Frame 1 (no input): blank canvas, image omitted
Frame 60 (no input): blank canvas, image omitted
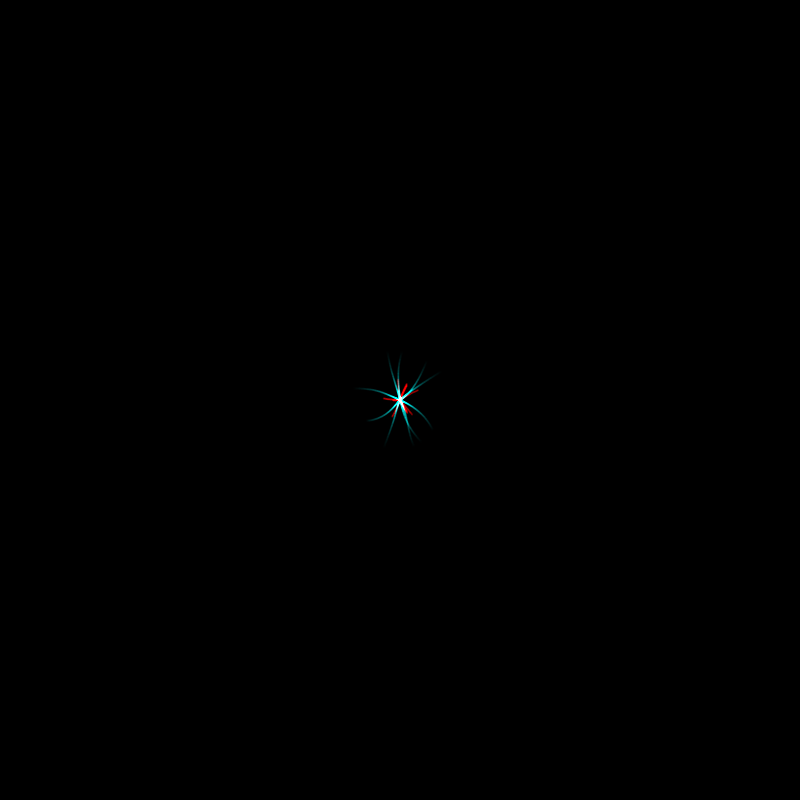
Frame 120 (the mouse pressed at the canvas centre since frame 60)

The p5.js sketch whose frames 1 and 60 were blank and that drew this single picture after the mouse press (run headless with seeded random() and noise() and a simulated clock; from frame 60 on, the mouse is pressed at the canvas centre):

// p5.js sketch
// ── sketch.js
let particles = [];
let numParticles = 10;
let t = 0;

function setup() {
  createCanvas(800, 800);
  background(0);
  for (let i = 0; i < numParticles; i++) {
    particles[i] = new Particle(width / 2, height / 2);
  }
}

function draw() {
  blendMode(ADD);
  for (let i = 0; i < particles.length; i++) {
    particles[i].update();
    particles[i].display();
  }

  if (millis() > 60000) {
    background(0);
    t = 0;
    particles = [];
    for (let i = 0; i < numParticles; i++) {
      particles[i] = new Particle(width / 2, height / 2);
    }
  }
}

class Particle {
  constructor(x, y) {
    this.pos = createVector(x, y);
    this.vel = createVector(0, 0);
    this.acc = createVector(0, 0);
    this.lifetime = 100;
    this.offset = createVector(random(1000), random(1000));
    this.respawnCounter = 0; // Add a respawn counter for each particle
  }

  update() {
    let angle = noise(
      (this.pos.x + this.offset.x) * 0.01,
      (this.pos.y + this.offset.y) * 0.01,
      t
    ) * TWO_PI * 2;
    this.acc = p5.Vector.fromAngle(angle);
    this.acc.setMag(0.01);

    this.vel.add(this.acc);
    this.vel.limit(2);
    this.pos.add(this.vel);

    this.lifetime -= 1;

    if (this.pos.x < 0 || this.pos.x > width) {
      this.vel.x *= -1.5;
    }
    if (this.pos.y < 0 || this.pos.y > height) {
      this.vel.y *= -1.5;
    }

    if (this.lifetime < 0) {
      this.pos = createVector(width / 2, height / 2);
      this.lifetime = 100;
      this.offset = createVector(random(1000), random(1000));
      this.respawnCounter++; // Increment the respawn counter
    }
  }

  display() {
    strokeWeight(2);
    let hueVal = map(t, 0, 60000, 0, 255);

    if (this.respawnCounter % 2 === 1) {
      stroke(255, 0, 0, this.lifetime);
    } else {
      stroke(hueVal, 255, 255, this.lifetime);
    }

    point(this.pos.x, this.pos.y);
  }
}
